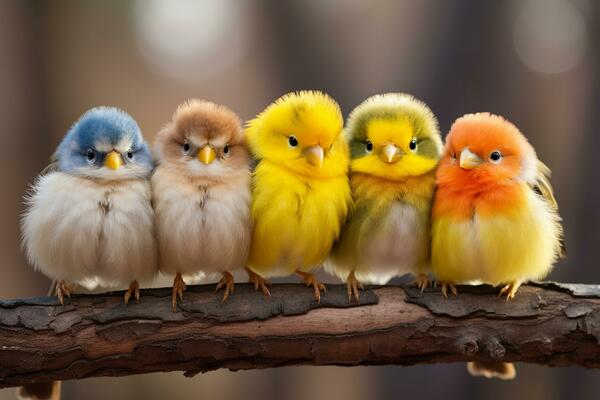
#> input picture pictures/birds.jpg, 600 x 400 px, found by its file name
$ python resizing.py
#> lines starting #> are read from the running program, lines starting #| are printed output that depends on the picture
# resizing
import os

import cv2

image_paths= r'C:\Users\...'
img = cv2.imread(os.path.join(image_paths, 'birds.jpg'))
#> img is the input picture: shape (400, 600, 3); mean B, G, R 67, 97.8, 120.8

resized_img = cv2.resize(img, (640, 640))
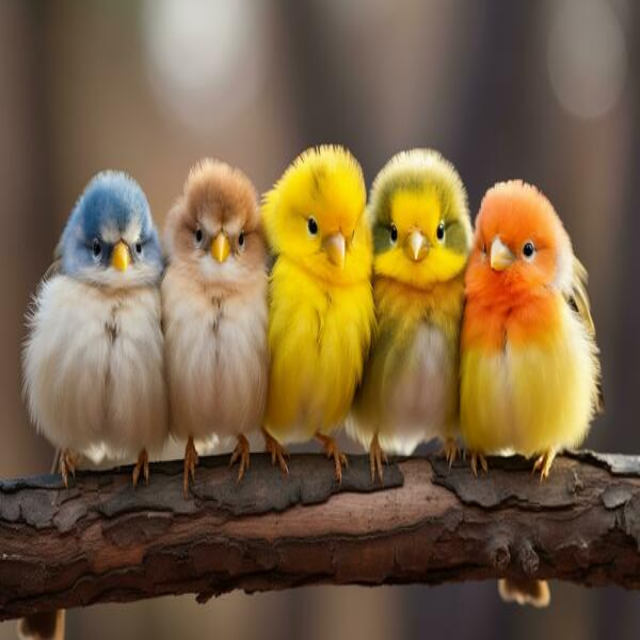
#> resized_img: shape (640, 640, 3); mean B, G, R 66.9, 97.7, 120.7

print(img.shape)
#| (400, 600, 3)
print(resized_img.shape)
#| (640, 640, 3)

cv2.imshow('img', img)
cv2.imshow('resized_img', resized_img)
cv2.waitKey(0)
